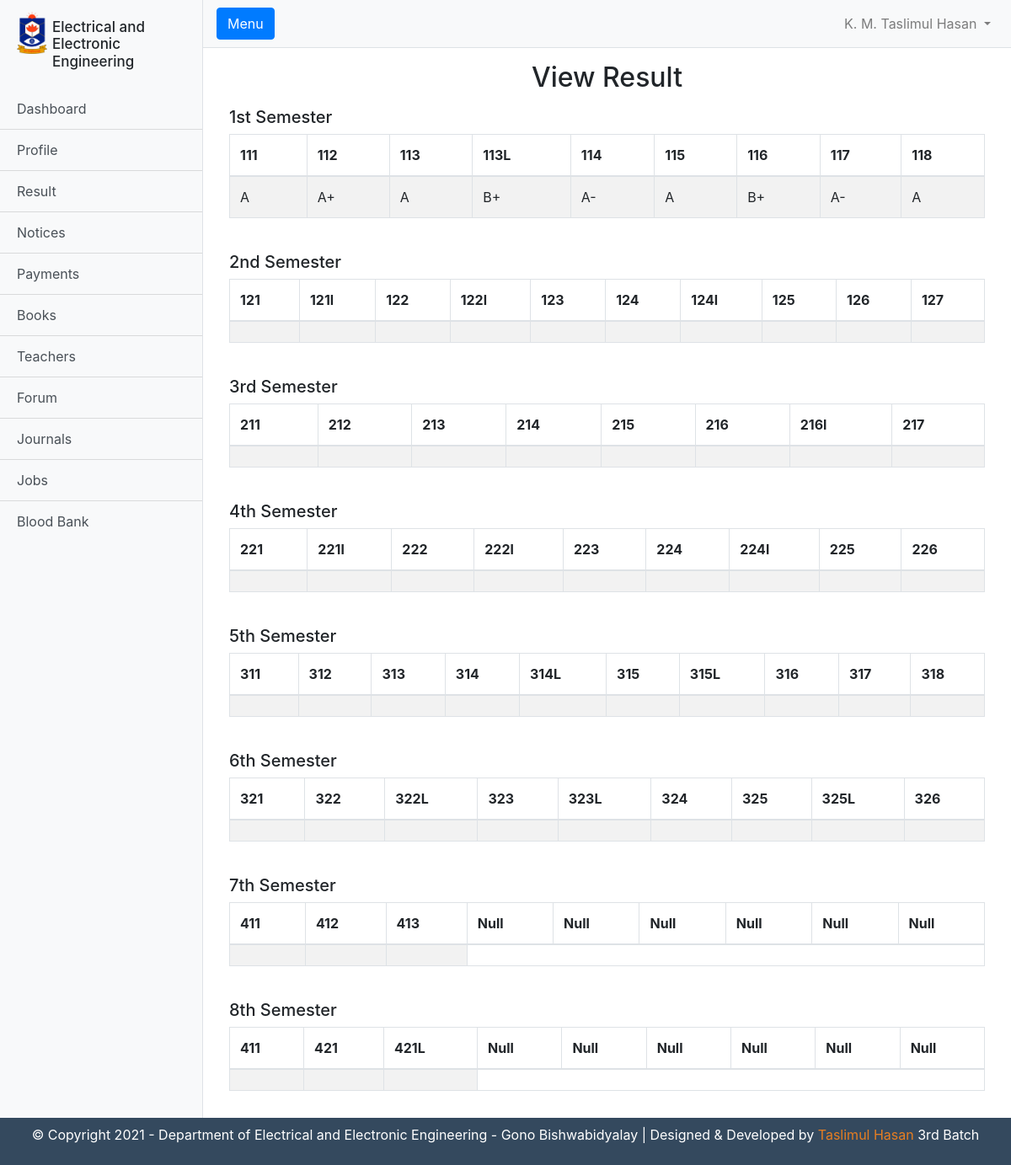
The app's page /panel/result.php (signed in) with its own data.
### tables this page shows
CREATE TABLE `result` (
  `e111` varchar(255) NOT NULL,
  `112` varchar(255) NOT NULL,
  `113` varchar(255) NOT NULL,
  `113l` varchar(255) NOT NULL,
  `114` varchar(255) NOT NULL,
  `id` int(255) NOT NULL,
  `resultid` varchar(255) NOT NULL,
  `roll` int(255) NOT NULL,
  `115` varchar(255) NOT NULL,
  `116` varchar(255) NOT NULL,
  `117` varchar(255) NOT NULL,
  `118` varchar(255) NOT NULL,
  `121` text NOT NULL,
  `121l` text NOT NULL,
  `122` text NOT NULL,
  `122l` text NOT NULL,
  `123` text NOT NULL,
  `124` text NOT NULL,
  `124l` text NOT NULL,
  `125` text NOT NULL,
  `126` text NOT NULL,
  `127` text NOT NULL,
  `211` text NOT NULL,
  `212` text NOT NULL,
  `213` text NOT NULL,
  `214` text NOT NULL,
  `215` text NOT NULL,
  `216` text NOT NULL,
  `216l` text NOT NULL,
  `217` text NOT NULL,
  `221` text NOT NULL,
  `221l` text NOT NULL,
  `222` text NOT NULL,
  `222l` text NOT NULL,
  `223` text NOT NULL,
  `224` text NOT NULL,
  `224l` text NOT NULL,
  `225` text NOT NULL,
  `226` text NOT NULL,
  `311` text NOT NULL,
  `312` text NOT NULL,
  `313` text NOT NULL,
  `314` text NOT NULL,
  `314l` text NOT NULL,
  `315` text NOT NULL,
  `315l` text NOT NULL,
  `316` text NOT NULL,
  `317` text NOT NULL,
  `318` text NOT NULL,
  `321` text NOT NULL,
  `322` text NOT NULL,
  `322l` text NOT NULL,
  `323` text NOT NULL,
  `323l` text NOT NULL,
  `324` text NOT NULL,
  `325` text NOT NULL,
  `325l` text NOT NULL,
  `326` text NOT NULL,
  `411` text NOT NULL,
  `412` text NOT NULL,
  `413` text NOT NULL,
  `414` text NOT NULL,
  `421` text NOT NULL,
  `421l` text NOT NULL,
  `422` text NOT NULL,
  `424` text NOT NULL,
  `425` text NOT NULL,
  `426` text NOT NULL,
  `429` text NOT NULL,
  `430` text NOT NULL,
  `430l` text NOT NULL,
  `431` text NOT NULL,
  `431l` text NOT NULL,
  `432` text NOT NULL,
  `432l` text NOT NULL,
  `434` text NOT NULL,
  `435` text NOT NULL,
  `435l` text NOT NULL,
  `436` text NOT NULL,
  `437` text NOT NULL,
  `438` text NOT NULL,
  `438l` text NOT NULL,
  `445` text NOT NULL,
  `446` text NOT NULL,
  `428` text NOT NULL,
  `439` text NOT NULL,
  `439l` text NOT NULL,
  `440` text NOT NULL,
  `441` text NOT NULL,
  `442` text NOT NULL,
  `443` text NOT NULL,
  `443l` text NOT NULL,
  `444` text NOT NULL,
  `444l` text NOT NULL,
  `447` text NOT NULL,
  `448` text NOT NULL,
  `449` text NOT NULL,
  `449l` text NOT NULL,
  `450` text NOT NULL,
  `451` text NOT NULL,
  `452` text NOT NULL,
  `452l` text NOT NULL,
  `453` text NOT NULL,
  `453l` text NOT NULL
);

### panel/logic.php (called while the page is built)
<?php
$roll= $_SESSION["roll"];
$dbmain = $connection -> query("SELECT * FROM students WHERE exam_roll = '$roll';");
$db = mysqli_fetch_array($dbmain);
?>

### panel/result.php (the view, shortened to what this page needs)
<?php
  require_once("temp-parts/header.php");
$roll = $db['exam_roll'];
    $showr = mysqli_query($connection, "SELECT * FROM result WHERE roll = '$roll'");
    $show = mysqli_fetch_assoc($showr);
?>
    <div class="container-fluid">
    <h2 class= "m-3 text-center" >View Result</h2>
    </div>
    <div class="row m-3">
        <div class="col-sm-12">
        <h5 class=" ">1st Semester</h5>
            <div class=" " style="overflow-x:auto;">
            <table class="table table-striped table-bordered">
                    <thead>
                        <tr>
                        <th scope="col">111</th>
                        <th scope="col">112</th>
                        <th scope="col">113</th>
                        <th scope="col">113L</th>
                        <th scope="col">114</th>
                        <th scope="col">115</th>
                        <th scope="col">116</th>
                        <th scope="col">117</th>
                        <th scope="col">118</th>
                        </tr>
                    </thead>
                    <tbody>
                        <?php
                            if(isset($show)){
                                     ?>
                                    <td><?php echo $show["e111"]; ?></td>
                                    <td><?php echo $show["112"]; ?></td>
                                    <td><?php echo $show["113"]; ?></td>
                                    <td><?php echo $show["113l"]; ?></td>
                                    <td><?php echo $show["114"]; ?></td>
                                    <td><?php echo $show["115"]; ?></td>
                                    <td><?php echo $show["116"]; ?></td>
                                    <td><?php echo $show["117"]; ?></td>
                                    <td><?php echo $show["118"]; ?></td>
                        <?php }?>
                    </tbody>
                </table>
            </div>
        </div>
        <div class="col-sm-12 mt-4">
        <h5 class=" ">2nd Semester</h5>
            <div class=" " style="overflow-x:auto;">
            <table class="table table-striped table-bordered">
                    <thead>
                        <tr>
                        <th scope="col">121</th>
                        <th scope="col">121l</th>
                        <th scope="col">122</th>
                        <th scope="col">122l</th>
                        <th scope="col">123</th>
                        <th scope="col">124</th>
                        <th scope="col">124l</th>
                        <th scope="col">125</th>
                        <th scope="col">126</th>
                        <th scope="col">127</th>
                        </tr>
                    </thead>
                    <tbody>
                        <?php
                            if(isset($show)){
                                     ?>
                                    <td><?php echo $show["121"]; ?></td>
                                    <td><?php echo $show["121l"]; ?></td>
                                    <td><?php echo $show["122"]; ?></td>
                                    <td><?php echo $show["122l"]; ?></td>
                                    <td><?php echo $show["123"]; ?></td>
                                    <td><?php echo $show["124"]; ?></td>
                                    <td><?php echo $show["124l"]; ?></td>
                                    <td><?php echo $show["125"]; ?></td>
                                    <td><?php echo $show["126"]; ?></td>
                                    <td><?php echo $show["127"]; ?></td>
                        <?php }?>
                    </tbody>
                </table>
            </div>
        </div>
        <div class="col-sm-12 mt-4">
        <h5 class=" ">3rd Semester</h5>
            <div class=" " style="overflow-x:auto;">
            <table class="table table-striped table-bordered">
                    <thead>
                        <tr>
                        <th scope="col">211</th>
                        <th scope="col">212</th>
                        <th scope="col">213</th>
                        <th scope="col">214</th>
                        <th scope="col">215</th>
                        <th scope="col">216</th>
                        <th scope="col">216l</th>
                        <th scope="col">217</th>
                        </tr>
                    </thead>
                    <tbody>
                        <?php
                            if(isset($show)){
                                     ?>
                                    <td><?php echo $show["211"]; ?></td>
                                    <td><?php echo $show["212"]; ?></td>
                                    <td><?php echo $show["213"]; ?></td>
                                    <td><?php echo $show["214"]; ?></td>
                                    <td><?php echo $show["215"]; ?></td>
                                    <td><?php echo $show["216"]; ?></td>
                                    <td><?php echo $show["216l"]; ?></td>
                                    <td><?php echo $show["217"]; ?></td>
                        <?php }?>
                    </tbody>
                </table>
            </div>
        </div>
        <div class="col-sm-12 mt-4">
        <h5 class=" ">4th Semester</h5>
            <div class=" " style="overflow-x:auto;">
            <table class="table table-striped table-bordered">
                    <thead>
                        <tr>
                        <th scope="col">221</th>
                        <th scope="col">221l</th>
                        <th scope="col">222</th>
                        <th scope="col">222l</th>
                        <th scope="col">223</th>
                        <th scope="col">224</th>
                        <th scope="col">224l</th>
                        <th scope="col">225</th>
                        <th scope="col">226</th>
                        </tr>
                    </thead>
                    <tbody>
                        <?php
                            if(isset($show)){
                                     ?>
                                    <td><?php echo $show["221"]; ?></td>
                                    <td><?php echo $show["221l"]; ?></td>
                                    <td><?php echo $show["222"]; ?></td>
                                    <td><?php echo $show["222l"]; ?></td>
                                    <td><?php echo $show["223"]; ?></td>
                                    <td><?php echo $show["224"]; ?></td>
                                    <td><?php echo $show["224l"]; ?></td>
                                    <td><?php echo $show["225"]; ?></td>
                                    <td><?php echo $show["226"]; ?></td>
                        <?php }?>
                    </tbody>
                </table>
            </div>
        </div>
        <div class="col-sm-12 mt-4">
        <h5 class=" ">5th Semester</h5>
            <div class=" " style="overflow-x:auto;">
            <table class="table table-striped table-bordered">
                    <thead>
                        <tr>
                        <th scope="col">311</th>
                        <th scope="col">312</th>
                        <th scope="col">313</th>
                        <th scope="col">314</th>
                        <th scope="col">314L</th>
                        <th scope="col">315</th>
                        <th scope="col">315L</th>
                        <th scope="col">316</th>
                        <th scope="col">317</th>
                        <th scope="col">318</th>
                        </tr>
                    </thead>
                    <tbody>
                        <?php
                            if(isset($show)){
                                     ?>
                                    <td><?php echo $show["311"]; ?></td>
                                    <td><?php echo $show["312"]; ?></td>
                                    <td><?php echo $show["313"]; ?></td>
                                    <td><?php echo $show["314"]; ?></td>
                                    <td><?php echo $show["314l"]; ?></td>
                                    <td><?php echo $show["315"]; ?></td>
                                    <td><?php echo $show["315l"]; ?></td>
                                    <td><?php echo $show["316"]; ?></td>
                                    <td><?php echo $show["317"]; ?></td>
                                    <td><?php echo $show["318"]; ?></td>
                        <?php }?>
                    </tbody>
                </table>
            </div>
        </div>
        <div class="col-sm-12 mt-4">
        <h5 class=" ">6th Semester</h5>
            <div class=" " style="overflow-x:auto;">
            <table class="table table-striped table-bordered">
                    <thead>
                        <tr>
                        <th scope="col">321</th>
                        <th scope="col">322</th>
                        <th scope="col">322L</th>
                        <th scope="col">323</th>
                        <th scope="col">323L</th>
                        <th scope="col">324</th>
                        <th scope="col">325</th>
                        <th scope="col">325L</th>
                        <th scope="col">326</th>
                        </tr>
                    </thead>
                    <tbody>
                        <?php
                            if(isset($show)){
                                     ?>
                                    <td><?php echo $show["321"]; ?></td>
                                    <td><?php echo $show["322"]; ?></td>
                                    <td><?php echo $show["322l"]; ?></td>
                                    <td><?php echo $show["323"]; ?></td>
                                    <td><?php echo $show["323l"]; ?></td>
                                    <td><?php echo $show["324"]; ?></td>
                                    <td><?php echo $show["325"]; ?></td>
                                    <td><?php echo $show["325l"]; ?></td>
                                    <td><?php echo $show["326"]; ?></td>
                        <?php }?>
                    </tbody>
                </table>
            </div>
        </div>
        <div class="col-sm-12 mt-4">
        <h5 class=" ">7th Semester</h5>
            <div class=" " style="overflow-x:auto;">
            <table class="table table-striped table-bordered">
                    <thead>
                        <tr>
                        <th scope="col">411</th>
                        <th scope="col">412</th>
                        <th scope="col">413</th>
                        <th scope="col">Null</th>
                        <th scope="col">Null</th>
                        <th scope="col">Null</th>
                        <th scope="col">Null</th>
                        <th scope="col">Null</th>
                        <th scope="col">Null</th>
                        </tr>
                    </thead>
                    <tbody>
                        <?php
                            if(isset($show)){
                                     ?>
                                    <td><?php echo $show["411"]; ?></td>
                                    <td><?php echo $show["412"]; ?></td>
                                    <td><?php echo $show["413"]; ?></td>
                        <?php }?>
                    </tbody>
                </table>
            </div>
        </div>
        <div class="col-sm-12 mt-4">
        <h5 class=" ">8th Semester</h5>
            <div class=" " style="overflow-x:auto;">
            <table class="table table-striped table-bordered">
                    <thead>
                        <tr>
                        <th scope="col">411</th>
                        <th scope="col">421</th>
                        <th scope="col">421L</th>
                        <th scope="col"> Null</th>
                        <th scope="col">Null</th>
                        <th scope="col">Null</th>
                        <th scope="col">Null</th>
                        <th scope="col">Null</th>
                        <th scope="col">Null</th>
                        </tr>
                    </thead>
                    <tbody>
                        <?php
                            if(isset($show)){
                                     ?>
                                    <td><?php echo $show["411"]; ?></td>
                                    <td><?php echo $show["421"]; ?></td>
                                    <td><?php echo $show["421l"]; ?></td>
                        <?php }?>
                    </tbody>
                </table>
            </div>
        </div>
    </div>
    </div>
<?php require_once("temp-parts/footer.php");?>

### records on screen
result: e111 "A", 112 "A+", 113l "B+"

### other values on screen
$_SESSION["full_name"] "K. M. Taslimul Hasan"
$show["113"] "A"
$show["114"] "A-"
$show["115"] "A"
$show["116"] "B+"
$show["117"] "A-"
$show["118"] "A"
